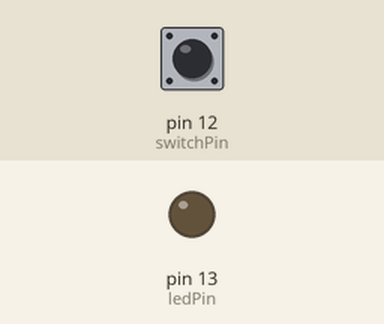
This sketch was run on a simulated Arduino Uno, built with avr-gcc and run on an emulated ATmega328P. Shown: output pins drawn as LEDs (lit = HIGH). The test bench sets the inputs (shaded band); at power-on: pin 12 (switchPin) LOW.

Above: at 1.2 s.
1.3 s: pin 12 (switchPin) pulled HIGH for 0.15 s
At 1.37 s:
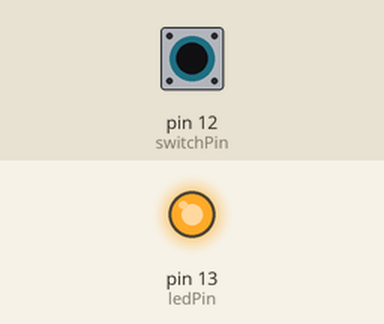
2.9 s: pin 12 (switchPin) pulled HIGH for 3.2 s
At 6.5 s:
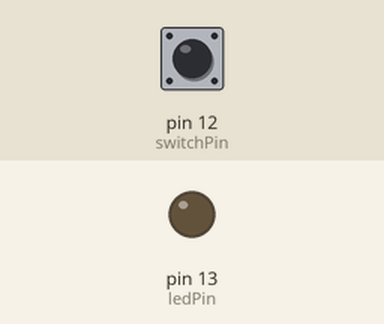
Timing chart, 0 to 8.0 s (numbered marks = the images above; inputs shaded):
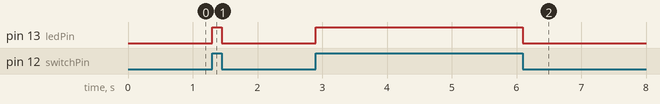

Measured:
- after the input at 1.3 s, pin 13 (ledPin): LOW → HIGH at once, → LOW 0.15 s later
- after the input at 2.9 s, pin 13 (ledPin): LOW → HIGH at once, → LOW 3.2 s later

The sketch:

digital_read.ino
```cpp
int switchPin = 12;
int ledPin = 13;

void setup()
{
  pinMode(switchPin,INPUT);
  pinMode(ledPin,OUTPUT);
  digitalWrite(switchPin,LOW);

}
void loop()
{
  if (digitalRead(switchPin) == HIGH)
  {
    digitalWrite(ledPin, HIGH);
  }
  else
  {
    digitalWrite(ledPin,LOW);
  }
}
```
